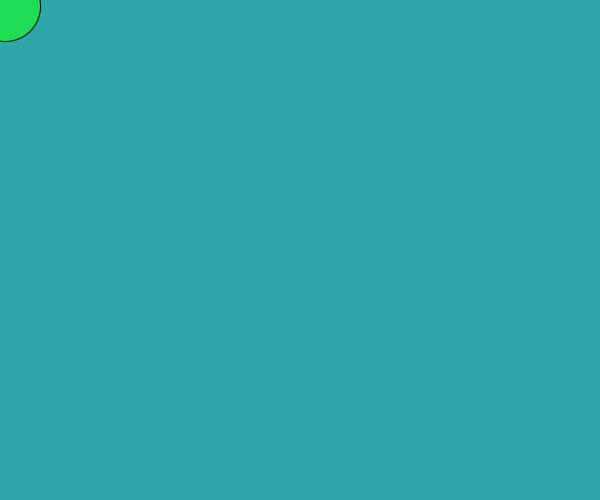
Frame 1 (no input)
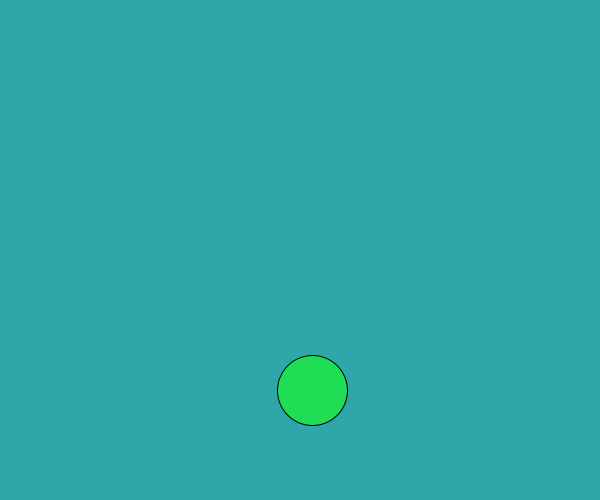
Frame 60 (the mouse pressed at the canvas centre just before this capture)
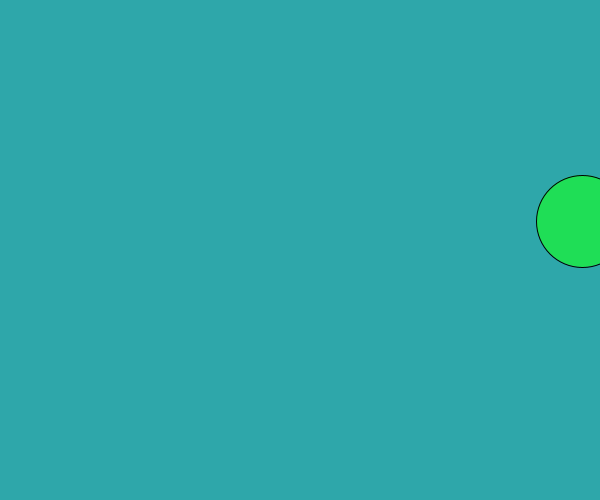
Frame 120 (the mouse held since frame 60 and released just before this capture)

The Processing sketch that drew these frames (run headless with seeded random() and noise(); from frame 60 on, the mouse is pressed at the canvas centre):

// Processing sketch: Exercise5_9
// ── Exercise5_9.pde


float x = 0;
float y = 0;
float xspeed = 5.2;
float yspeed = 6.5;
float r = 70;

void setup() {
  size(600,500);
  smooth();
}

void draw() {
  background(#2EA7AA);

  x = x + xspeed;
  y = y + yspeed;

  if ((x > width) || (x < 0)) {
    xspeed = xspeed * -1;
    r = 100;
  }
  
  if ((y > height) || (y < 0)) {
    yspeed = yspeed * -1;
    r = 100;
  }

  stroke(0);
  fill(#1FDE56);
  ellipse(x,y,r,r);
  
  r = constrain(r-2,70,100);
  
}
